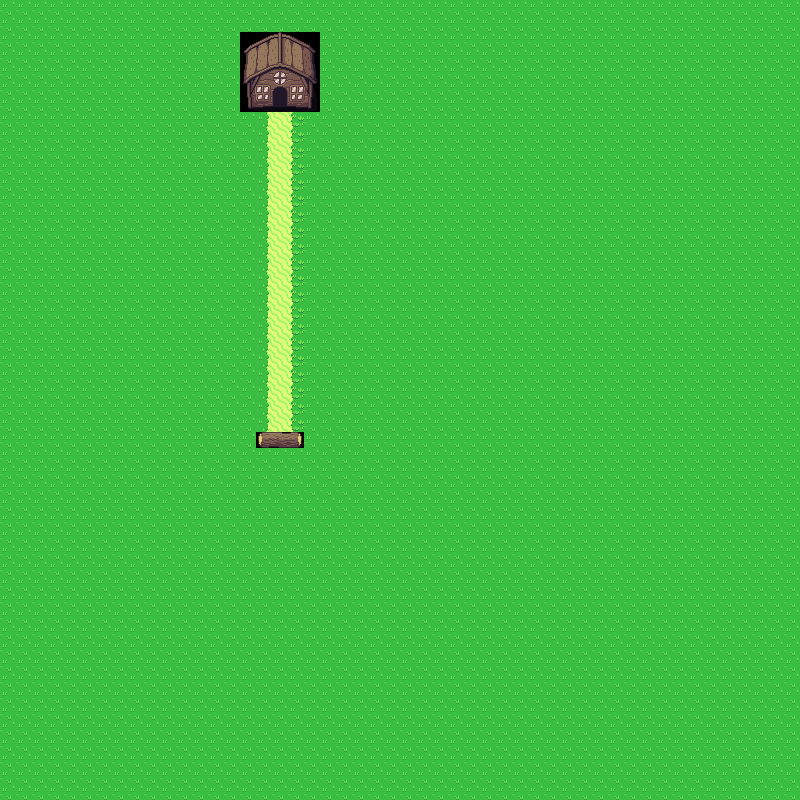

Below is a game level as drawn by its tile map, then a one-line description and the .tmx file that defines it, in full:
An orthogonal 50x50 tile map with 16x16 px tiles, 1 tile layer (Warstwa Kafelków 1).

<map version="1.0" orientation="orthogonal" renderorder="right-down" width="50" height="50" tilewidth="16" tileheight="16" nextobjectid="1">
 <tileset firstgid="1" name="mapa" tilewidth="16" tileheight="16" tilecount="1440" columns="40">
  <image source="../Map/Overworld.png" trans="00ff00" width="640" height="576" />
 </tileset>
 <layer name="Warstwa Kafelków 1" width="50" height="50">
  <data encoding="csv">
1,1,1,1,1,1,1,1,1,1,1,1,1,1,1,1,1,1,1,1,1,1,1,1,1,1,1,1,1,1,1,1,1,1,1,1,1,1,1,1,1,1,1,1,1,1,1,1,1,1,
1,1,1,1,1,1,1,1,1,1,1,1,1,1,1,1,1,1,1,1,1,1,1,1,1,1,1,1,1,1,1,1,1,1,1,1,1,1,1,1,1,1,1,1,1,1,1,1,1,1,
1,1,1,1,1,1,1,1,1,1,1,1,1,1,1,7,8,9,10,11,1,1,1,1,1,1,1,1,1,1,1,1,1,1,1,1,1,1,1,1,1,1,1,1,1,1,1,1,1,1,
1,1,1,1,1,1,1,1,1,1,1,1,1,1,1,47,48,49,50,51,1,1,1,1,1,1,1,1,1,1,1,1,1,1,1,1,1,1,1,1,1,1,1,1,1,1,1,1,1,1,
1,1,1,1,1,1,1,1,1,1,1,1,1,1,1,87,88,89,90,91,1,1,1,1,1,1,1,1,1,1,1,1,1,1,1,1,1,1,1,1,1,1,1,1,1,1,1,1,1,1,
1,1,1,1,1,1,1,1,1,1,1,1,1,1,1,127,128,129,130,131,1,1,1,1,1,1,1,1,1,1,1,1,1,1,1,1,1,1,1,1,1,1,1,1,1,1,1,1,1,1,
1,1,1,1,1,1,1,1,1,1,1,1,1,1,1,167,168,169,170,171,1,1,1,1,1,1,1,1,1,1,1,1,1,1,1,1,1,1,1,1,1,1,1,1,1,1,1,1,1,1,
1,1,1,1,1,1,1,1,1,1,1,1,1,1,1,1,161,162,163,1,1,1,1,1,1,1,1,1,1,1,1,1,1,1,1,1,1,1,1,1,1,1,1,1,1,1,1,1,1,1,
1,1,1,1,1,1,1,1,1,1,1,1,1,1,1,1,161,162,163,1,1,1,1,1,1,1,1,1,1,1,1,1,1,1,1,1,1,1,1,1,1,1,1,1,1,1,1,1,1,1,
1,1,1,1,1,1,1,1,1,1,1,1,1,1,1,1,161,162,163,1,1,1,1,1,1,1,1,1,1,1,1,1,1,1,1,1,1,1,1,1,1,1,1,1,1,1,1,1,1,1,
1,1,1,1,1,1,1,1,1,1,1,1,1,1,1,1,161,162,163,1,1,1,1,1,1,1,1,1,1,1,1,1,1,1,1,1,1,1,1,1,1,1,1,1,1,1,1,1,1,1,
1,1,1,1,1,1,1,1,1,1,1,1,1,1,1,1,161,162,163,1,1,1,1,1,1,1,1,1,1,1,1,1,1,1,1,1,1,1,1,1,1,1,1,1,1,1,1,1,1,1,
1,1,1,1,1,1,1,1,1,1,1,1,1,1,1,1,161,162,163,1,1,1,1,1,1,1,1,1,1,1,1,1,1,1,1,1,1,1,1,1,1,1,1,1,1,1,1,1,1,1,
1,1,1,1,1,1,1,1,1,1,1,1,1,1,1,1,161,162,163,1,1,1,1,1,1,1,1,1,1,1,1,1,1,1,1,1,1,1,1,1,1,1,1,1,1,1,1,1,1,1,
1,1,1,1,1,1,1,1,1,1,1,1,1,1,1,1,161,162,163,1,1,1,1,1,1,1,1,1,1,1,1,1,1,1,1,1,1,1,1,1,1,1,1,1,1,1,1,1,1,1,
1,1,1,1,1,1,1,1,1,1,1,1,1,1,1,1,161,162,163,1,1,1,1,1,1,1,1,1,1,1,1,1,1,1,1,1,1,1,1,1,1,1,1,1,1,1,1,1,1,1,
1,1,1,1,1,1,1,1,1,1,1,1,1,1,1,1,161,162,163,1,1,1,1,1,1,1,1,1,1,1,1,1,1,1,1,1,1,1,1,1,1,1,1,1,1,1,1,1,1,1,
1,1,1,1,1,1,1,1,1,1,1,1,1,1,1,1,161,162,163,1,1,1,1,1,1,1,1,1,1,1,1,1,1,1,1,1,1,1,1,1,1,1,1,1,1,1,1,1,1,1,
1,1,1,1,1,1,1,1,1,1,1,1,1,1,1,1,161,162,163,1,1,1,1,1,1,1,1,1,1,1,1,1,1,1,1,1,1,1,1,1,1,1,1,1,1,1,1,1,1,1,
1,1,1,1,1,1,1,1,1,1,1,1,1,1,1,1,161,162,163,1,1,1,1,1,1,1,1,1,1,1,1,1,1,1,1,1,1,1,1,1,1,1,1,1,1,1,1,1,1,1,
1,1,1,1,1,1,1,1,1,1,1,1,1,1,1,1,161,162,163,1,1,1,1,1,1,1,1,1,1,1,1,1,1,1,1,1,1,1,1,1,1,1,1,1,1,1,1,1,1,1,
1,1,1,1,1,1,1,1,1,1,1,1,1,1,1,1,161,162,163,1,1,1,1,1,1,1,1,1,1,1,1,1,1,1,1,1,1,1,1,1,1,1,1,1,1,1,1,1,1,1,
1,1,1,1,1,1,1,1,1,1,1,1,1,1,1,1,161,162,163,1,1,1,1,1,1,1,1,1,1,1,1,1,1,1,1,1,1,1,1,1,1,1,1,1,1,1,1,1,1,1,
1,1,1,1,1,1,1,1,1,1,1,1,1,1,1,1,161,162,163,1,1,1,1,1,1,1,1,1,1,1,1,1,1,1,1,1,1,1,1,1,1,1,1,1,1,1,1,1,1,1,
1,1,1,1,1,1,1,1,1,1,1,1,1,1,1,1,161,162,163,1,1,1,1,1,1,1,1,1,1,1,1,1,1,1,1,1,1,1,1,1,1,1,1,1,1,1,1,1,1,1,
1,1,1,1,1,1,1,1,1,1,1,1,1,1,1,1,161,162,163,1,1,1,1,1,1,1,1,1,1,1,1,1,1,1,1,1,1,1,1,1,1,1,1,1,1,1,1,1,1,1,
1,1,1,1,1,1,1,1,1,1,1,1,1,1,1,1,161,162,163,1,1,1,1,1,1,1,1,1,1,1,1,1,1,1,1,1,1,1,1,1,1,1,1,1,1,1,1,1,1,1,
1,1,1,1,1,1,1,1,1,1,1,1,1,1,1,1,204,205,206,1,1,1,1,1,1,1,1,1,1,1,1,1,1,1,1,1,1,1,1,1,1,1,1,1,1,1,1,1,1,1,
1,1,1,1,1,1,1,1,1,1,1,1,1,1,1,1,1,1,1,1,1,1,1,1,1,1,1,1,1,1,1,1,1,1,1,1,1,1,1,1,1,1,1,1,1,1,1,1,1,1,
1,1,1,1,1,1,1,1,1,1,1,1,1,1,1,1,1,1,1,1,1,1,1,1,1,1,1,1,1,1,1,1,1,1,1,1,1,1,1,1,1,1,1,1,1,1,1,1,1,1,
1,1,1,1,1,1,1,1,1,1,1,1,1,1,1,1,1,1,1,1,1,1,1,1,1,1,1,1,1,1,1,1,1,1,1,1,1,1,1,1,1,1,1,1,1,1,1,1,1,1,
1,1,1,1,1,1,1,1,1,1,1,1,1,1,1,1,1,1,1,1,1,1,1,1,1,1,1,1,1,1,1,1,1,1,1,1,1,1,1,1,1,1,1,1,1,1,1,1,1,1,
1,1,1,1,1,1,1,1,1,1,1,1,1,1,1,1,1,1,1,1,1,1,1,1,1,1,1,1,1,1,1,1,1,1,1,1,1,1,1,1,1,1,1,1,1,1,1,1,1,1,
1,1,1,1,1,1,1,1,1,1,1,1,1,1,1,1,1,1,1,1,1,1,1,1,1,1,1,1,1,1,1,1,1,1,1,1,1,1,1,1,1,1,1,1,1,1,1,1,1,1,
1,1,1,1,1,1,1,1,1,1,1,1,1,1,1,1,1,1,1,1,1,1,1,1,1,1,1,1,1,1,1,1,1,1,1,1,1,1,1,1,1,1,1,1,1,1,1,1,1,1,
1,1,1,1,1,1,1,1,1,1,1,1,1,1,1,1,1,1,1,1,1,1,1,1,1,1,1,1,1,1,1,1,1,1,1,1,1,1,1,1,1,1,1,1,1,1,1,1,1,1,
1,1,1,1,1,1,1,1,1,1,1,1,1,1,1,1,1,1,1,1,1,1,1,1,1,1,1,1,1,1,1,1,1,1,1,1,1,1,1,1,1,1,1,1,1,1,1,1,1,1,
1,1,1,1,1,1,1,1,1,1,1,1,1,1,1,1,1,1,1,1,1,1,1,1,1,1,1,1,1,1,1,1,1,1,1,1,1,1,1,1,1,1,1,1,1,1,1,1,1,1,
1,1,1,1,1,1,1,1,1,1,1,1,1,1,1,1,1,1,1,1,1,1,1,1,1,1,1,1,1,1,1,1,1,1,1,1,1,1,1,1,1,1,1,1,1,1,1,1,1,1,
1,1,1,1,1,1,1,1,1,1,1,1,1,1,1,1,1,1,1,1,1,1,1,1,1,1,1,1,1,1,1,1,1,1,1,1,1,1,1,1,1,1,1,1,1,1,1,1,1,1,
1,1,1,1,1,1,1,1,1,1,1,1,1,1,1,1,1,1,1,1,1,1,1,1,1,1,1,1,1,1,1,1,1,1,1,1,1,1,1,1,1,1,1,1,1,1,1,1,1,1,
1,1,1,1,1,1,1,1,1,1,1,1,1,1,1,1,1,1,1,1,1,1,1,1,1,1,1,1,1,1,1,1,1,1,1,1,1,1,1,1,1,1,1,1,1,1,1,1,1,1,
1,1,1,1,1,1,1,1,1,1,1,1,1,1,1,1,1,1,1,1,1,1,1,1,1,1,1,1,1,1,1,1,1,1,1,1,1,1,1,1,1,1,1,1,1,1,1,1,1,1,
1,1,1,1,1,1,1,1,1,1,1,1,1,1,1,1,1,1,1,1,1,1,1,1,1,1,1,1,1,1,1,1,1,1,1,1,1,1,1,1,1,1,1,1,1,1,1,1,1,1,
1,1,1,1,1,1,1,1,1,1,1,1,1,1,1,1,1,1,1,1,1,1,1,1,1,1,1,1,1,1,1,1,1,1,1,1,1,1,1,1,1,1,1,1,1,1,1,1,1,1,
1,1,1,1,1,1,1,1,1,1,1,1,1,1,1,1,1,1,1,1,1,1,1,1,1,1,1,1,1,1,1,1,1,1,1,1,1,1,1,1,1,1,1,1,1,1,1,1,1,1,
1,1,1,1,1,1,1,1,1,1,1,1,1,1,1,1,1,1,1,1,1,1,1,1,1,1,1,1,1,1,1,1,1,1,1,1,1,1,1,1,1,1,1,1,1,1,1,1,1,1,
1,1,1,1,1,1,1,1,1,1,1,1,1,1,1,1,1,1,1,1,1,1,1,1,1,1,1,1,1,1,1,1,1,1,1,1,1,1,1,1,1,1,1,1,1,1,1,1,1,1,
1,1,1,1,1,1,1,1,1,1,1,1,1,1,1,1,1,1,1,1,1,1,1,1,1,1,1,1,1,1,1,1,1,1,1,1,1,1,1,1,1,1,1,1,1,1,1,1,1,1,
1,1,1,1,1,1,1,1,1,1,1,1,1,1,1,1,1,1,1,1,1,1,1,1,1,1,1,1,1,1,1,1,1,1,1,1,1,1,1,1,1,1,1,1,1,1,1,1,1,1
</data>
 </layer>
</map>
